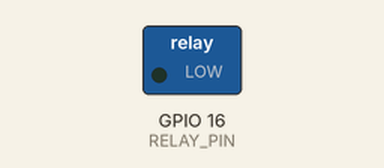
Simulated run of this sketch. Board: ESP32. Parts: switched loads named in the sketch (green lamp = pin HIGH). Dashed ring = blinking.

Above: at 0.5 s.
Timing chart, 0 to 4.6 s (numbered marks = the images above):
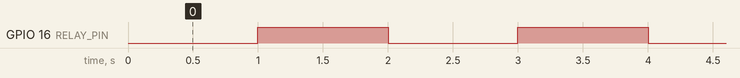

The sketch:

Relay_ESP32.ino
```cpp
#define RELAY_PIN 16

void setup()
{
  pinMode(RELAY_PIN, OUTPUT);
}

//Switch on/off relay after every 1 seconds. This is low level triggered relay.
//So sending LOW signal will turn on relay and HIGH signal will turn off relay.
void loop()
{
  digitalWrite(RELAY_PIN, LOW);
  delay(1000);
  digitalWrite(RELAY_PIN, HIGH);
  delay(1000);
}
```

Measured:
- by itself, GPIO 16 (RELAY_PIN): alternates HIGH for 1.0 s and LOW for 1.0 s
